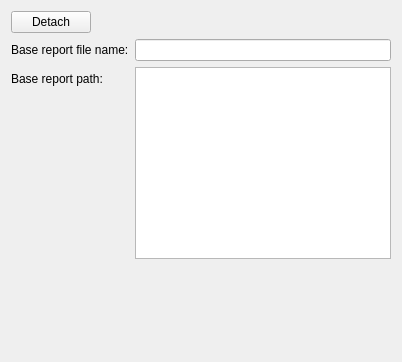
         <widget class="QWidget" name="pageWithBaseReport">
          <layout class="QFormLayout" name="formLayout">
           <item row="1" column="0">
            <widget class="QLabel" name="label_14">
             <property name="text">
              <string>Base report file name:</string>
             </property>
            </widget>
           </item>
           <item row="1" column="1">
            <widget class="QLineEdit" name="baseReportFileName"/>
           </item>
           <item row="2" column="0">
            <widget class="QLabel" name="label_13">
             <property name="text">
              <string>Base report path:</string>
             </property>
            </widget>
           </item>
           <item row="2" column="1">
            <widget class="QPlainTextEdit" name="baseReportPath"/>
           </item>
           <item row="3" column="0">
            <spacer name="verticalSpacer_4">
             <property name="orientation">
              <enum>Qt::Vertical</enum>
             </property>
             <property name="sizeHint" stdset="0">
              <size>
               <width>20</width>
               <height>40</height>
              </size>
             </property>
            </spacer>
           </item>
           <item row="4" column="1">
            <spacer name="verticalSpacer_2">
             <property name="orientation">
              <enum>Qt::Vertical</enum>
             </property>
             <property name="sizeType">
              <enum>QSizePolicy::Expanding</enum>
             </property>
             <property name="sizeHint" stdset="0">
              <size>
               <width>20</width>
               <height>40</height>
              </size>
             </property>
            </spacer>
           </item>
           <item row="0" column="0" colspan="2">
            <layout class="QHBoxLayout" name="horizontalLayout_6">
             <item>
              <widget class="QPushButton" name="bDetachBaseReport">
               <property name="text">
                <string>Detach</string>
               </property>
              </widget>
             </item>
             <item>
              <spacer name="horizontalSpacer">
               <property name="orientation">
                <enum>Qt::Horizontal</enum>
               </property>
               <property name="sizeHint" stdset="0">
                <size>
                 <width>40</width>
                 <height>20</height>
                </size>
               </property>
              </spacer>
             </item>
            </layout>
           </item>
          </layout>
         </widget>
